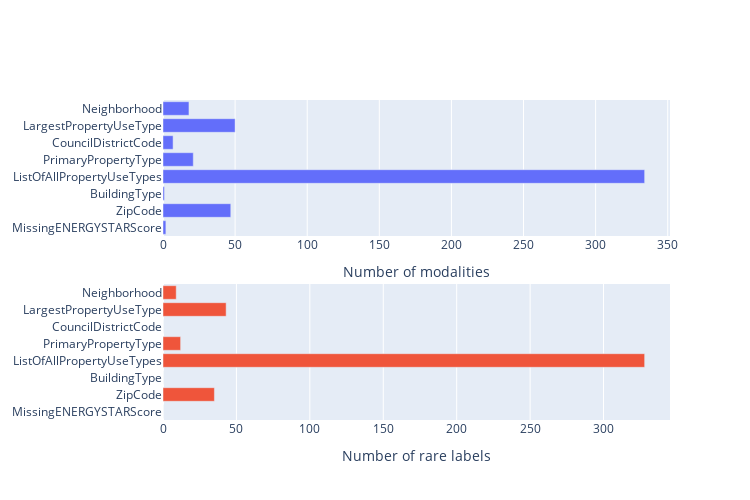

Notebook cell for this chart:
### Markdown cell above
### 2.3 Cardinalité & labels rares

### Code cell
# Cardinality of categorical variables
fig = make_subplots(rows=2, cols=1)

fig.add_trace(go.Bar(y=cat_features, x=df[cat_features].nunique().values, orientation='h', showlegend=False), row=1, col=1)

rare_labels = []
for var in cat_features:
    value_counts = df[var].value_counts(normalize=True)
    rare_labels.append(len(value_counts[value_counts < 0.03]))
fig.add_trace(go.Bar(x=rare_labels, y=cat_features, orientation='h', showlegend=False), row=2, col=1)

fig.update_xaxes(title_text="Number of modalities", row=1, col=1)
fig.update_xaxes(title_text="Number of rare labels", row=2, col=1)
fig.update_layout(height=500, width=750)

fig.show()

### Figure 1 — Plotly figure (JSON) as saved in the notebook; plotly's stock layout.template omitted (floating-point values rounded to 4 significant figures)
{"data": [{"orientation": "h", "showlegend": false, "type": "bar", "x": [2, 47, 1, 334, 21, 7, 50, 18], "xaxis": "x", "y": ["MissingENERGYSTARScore", "ZipCode", "BuildingType", "ListOfAllPropertyUseTypes", "PrimaryPropertyType", "CouncilDistrictCode", "LargestPropertyUseType", "Neighborhood"], "yaxis": "y"}, {"orientation": "h", "showlegend": false, "type": "bar", "x": [0, 35, 0, 328, 12, 0, 43, 9], "xaxis": "x2", "y": ["MissingENERGYSTARScore", "ZipCode", "BuildingType", "ListOfAllPropertyUseTypes", "PrimaryPropertyType", "CouncilDistrictCode", "LargestPropertyUseType", "Neighborhood"], "yaxis": "y2"}], "layout": {"height": 500, "width": 750, "xaxis": {"anchor": "y", "autorange": true, "domain": [0, 1], "range": [0, 351.6], "title": {"text": "Number of modalities"}, "type": "linear"}, "xaxis2": {"anchor": "y2", "autorange": true, "domain": [0, 1], "range": [0, 345.3], "title": {"text": "Number of rare labels"}, "type": "linear"}, "yaxis": {"anchor": "x", "autorange": true, "domain": [0.575, 1], "range": [-0.5, 7.5], "type": "category"}, "yaxis2": {"anchor": "x2", "autorange": true, "domain": [0, 0.425], "range": [-0.5, 7.5], "type": "category"}}}
